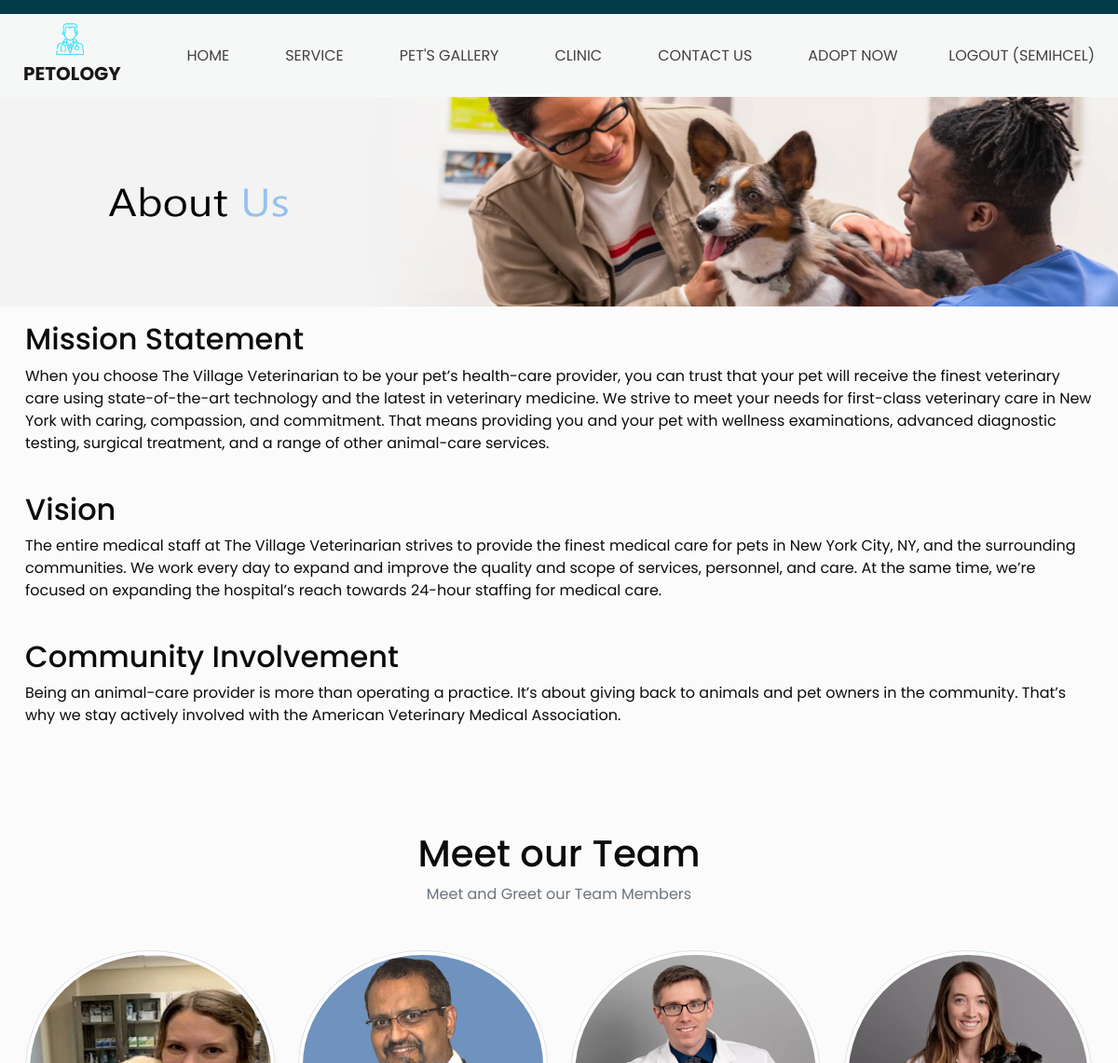
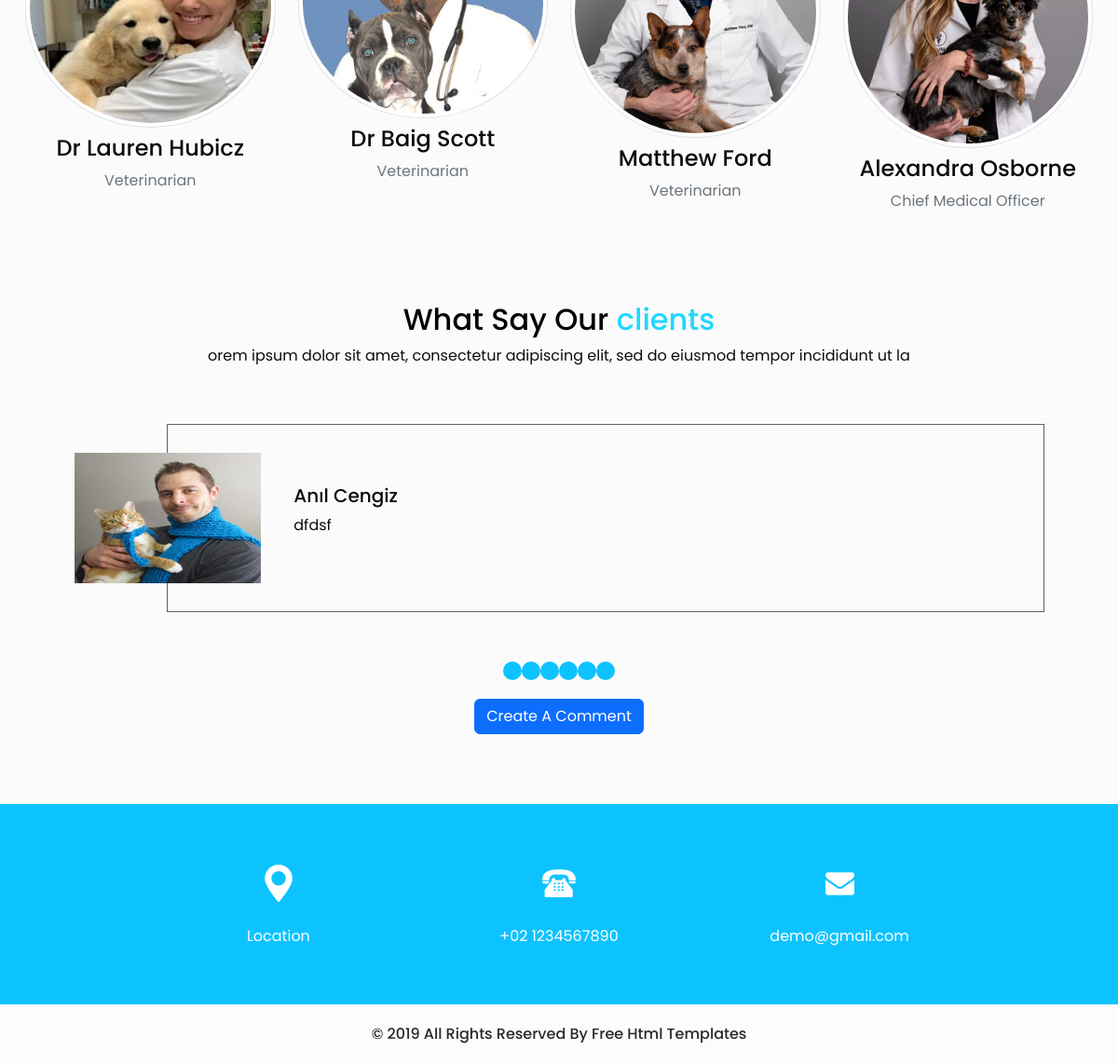
Page /clinic/ (signed in) on the committed database (2 pictures, top to bottom).
### myApp/models.py (models this page shows, shortened)
class Team(models.Model):
    name=models.CharField( max_length=50)
    role=models.CharField( max_length=50)
    image=models.ImageField( upload_to='images/teamimages')

class Comments(models.Model):
    user=models.ForeignKey(User,on_delete=models.CASCADE)
    text=models.CharField(max_length=100)
    def __str__(self):
        return self.text

class CustomUser(models.Model):
    user = models.OneToOneField(get_user_model(), on_delete=models.CASCADE)
    profilePic = models.ImageField(upload_to="images/profilePic")

### myApp/views.py (the view)
# urls.py: path('clinic/',views.clinic,name='clinic'),
def clinic(request):
    team = Team.objects.all()
    comments = Comments.objects.all()
    context = {'team': team, 'comments': comments}
    return render(request, 'clinic.html', context)

### myApp/templates/clinic.html (shortened to what this page needs)
{% extends "base.html" %}
{%load static%}
{% block content %}
  <div class="col-md-12">
  <img src="{% static 'images/aboutUs.png'%}" alt="" class="img-fluid " >
</div>
<div class="container mt-3">
  <h2 ><span>Mission Statement</span></h2>
  <p>When you choose The Village Veterinarian to be your pet’s health-care provider, you can trust that your pet will receive the finest veterinary care using state-of-the-art technology and the latest in veterinary medicine. We strive to meet your needs for first-class veterinary care in New York with caring, compassion, and commitment. That means providing you and your pet with wellness examinations, advanced diagnostic testing, surgical treatment, and a range of other animal-care services. </p>
  <br>
  <h2>Vision</h2>
  <p>The entire medical staff at The Village Veterinarian strives to provide the finest medical care for pets in New York City, NY, and the surrounding communities. We work every day to expand and improve the quality and scope of services, personnel, and care. At the same time, we’re focused on expanding the hospital’s reach towards 24-hour staffing for medical care.</p>
  <br>
  <h2>Community Involvement</h2>
  <p>Being an animal-care provider is more than operating a practice. It’s about giving back to animals and pet owners in the community. That’s why we stay actively involved with the American Veterinary Medical Association. </p>
</div>
<section class="team text-center py-5">
  <div class="container">
    <div class="header my-5">
      <h1>Meet our Team </h1>
      <p class="text-muted">Meet and Greet our Team Members</p>
    </div>
    <div class="row">
      {%for member in team%}
      <div class="col-md-6 col-lg-3">
        <div class="img-block mb-5">
          <img src="{{member.image.url}}" class="img-thumbnail rounded-circle"  width="360" height="345">
          <div class="content mt-2">
            <h4>{{member.name}}</h4>
            <p class="text-muted">{{member.role}}</p>
          </div>
        </div>
      </div>
      {%endfor%}
    </div>
  </div>
</section>
<section class="client_section layout_padding-bottom">
<div class="container">
  <h2 class="custom_heading text-center">
    What Say Our
    <span>
      clients
    </span>
  </h2>
  <p class="text-center">
    orem ipsum dolor sit amet, consectetur adipiscing elit, sed do eiusmod tempor incididunt ut la
  </p>
  <div id="slideshow-container" class="carousel slide" data-ride="carousel">
    <ol class="carousel-indicators">
      {% for i in comments %}
        <li data-target="#slideshow-container" data-slide-to="{{ i }}"{% if i == 0 %} class="active"{% endif %}></li>
      {% endfor %}
    </ol>
    <div class="carousel-inner">
      {% for comment in comments %}
  <div class="carousel-item{% if forloop.first %} active{% endif %}">
    <div class="layout_padding2 pl-100">
      <div class="client_container">
        <div class="img_box">
          <img src="{{ comment.user.customuser.profilePic.url }}"  width="100" height="140" alt="">
        </div>
        <div class="detail_box">
          <h5>
            {{ comment.user.first_name }} {{ comment.user.last_name }}
          </h5>
          <p>
            {{ comment.text }}
          </p>
        </div>
      </div>
    </div>
  </div>
{% endfor %}
    </div>
  </div>
</div>
<center>
  <a href="{% url 'create' %}" class="btn btn-primary mt-5">Create A Comment</a>
</center>
</section>
{%endblock%}

### myApp/templates/partials/header.html (shortened to what this page needs)
{%load static%}
{%block content%}
<header class="header_section">
    <div class="container-fluid">
      <nav class="navbar navbar-expand-lg custom_nav-container ">
        <a class="navbar-brand" href="{% url 'home' %}">
          <img src="{% static 'images/logo.png' %}" alt="">
          <span>
            Petology
          </span>
        </a>
        <div class="collapse navbar-collapse" id="navbarSupportedContent">
          <div class="d-flex mx-auto flex-column flex-lg-row align-items-center">
            <ul class="navbar-nav  ">
              <li class="nav-item active">
                <a class="nav-link" href="{% url 'home' %}">Home</a>
              </li>
              <li class="nav-item">
                <a class="nav-link" href="{% url 'service' %}">service </a>
              </li>
              <li class="nav-item">
                <a class="nav-link" href="{% url 'gallery' %}">Pet's gallery </a>
              </li>
              <li class="nav-item">
                <a class="nav-link" href="{% url 'clinic' %}"> clinic</a>
              </li>
              <li class="nav-item">
                <a class="nav-link" href="{% url 'contact' %}">Contact us</a>
              </li>
              <li class="nav-item">
                <a class="nav-link" href="{% url 'buy' %}"> Adopt now </a>
              </li>
            </ul>
          </div>
          <div class="quote_btn-container  d-flex justify-content-center">
            {% if user.is_authenticated %}
            <a class="nav-link" href="{% url 'logoutaccount'%}"> Logout ({{ user.username }}) </a>
            {% endif %}
            </div>
        </div>
      </nav>
    </div>
  </header>
  {%endblock%}

### myApp/static/css/style.css (style rules this page uses)
body { font-family: "Poppins", sans-serif; color: #0c0c0c; background-color: #ffffff; }
.layout_padding2 { padding: 45px 0; }
.layout_padding-bottom { padding-bottom: 75px; }
.custom_heading { color: #030404; }
.custom_heading span { color: #21d7ff; }
.header_section { background-color: #f6f8f7; padding-top: 15px; }
.header_section .container-fluid { padding-right: 25px; padding-left: 25px; }
.header_section .quote_btn-container a { color: #434242; text-transform: uppercase; }
.custom_nav-container.navbar-expand-lg .navbar-nav .nav-link { padding: 10px 30px; color: #434242; text-align: center; text-transform: uppercase; }
a, a:hover, a:focus { text-decoration: none; }
.btn, .btn:focus { outline: none !important; -webkit-box-shadow: none; box-shadow: none; }
.navbar-brand, .navbar-brand:hover { text-transform: uppercase; font-weight: bold; font-size: 24px; color: #fafcfd; }
.navbar-brand { display: -webkit-box; display: -ms-flexbox; display: flex; -webkit-box-align: center; -ms-flex-align: center; align-items: center; -webkit-box-orient: vertical; -webkit-box-direction: normal; -ms-flex-direction: column; flex-direction: column; }
.navbar-brand img { width: 30px; margin-right: 5px; }
.navbar-brand span { font-size: 20px; font-weight: 700; color: #191919; margin-top: 5px; }
.custom_nav-container { z-index: 99999; padding: 5px 0; }
.carousel-indicators { bottom: -15%; }
.carousel-indicators li { width: 20px; height: 20px; border-radius: 100%; opacity: 1; }
.client_section .pl-100 { padding-left: 100px; }
.client_section .client_container { width: 90%; display: -webkit-box; display: -ms-flexbox; display: flex; margin: 0 auto; border: 1px solid #606060; -webkit-box-align: center; -ms-flex-align: center; align-items: center; padding: 30px 0; }
.client_section .client_container .img_box { width: 200px; margin-left: -100px; }
.client_section .client_container .img_box img { min-width: 100%; }
.client_section .client_container .detail_box { padding: 0 35px; }
.client_section .carousel-indicators li { background-color: #0dc3ff; }
body { background-color: #fbfbfb; }

### myApp/static/css/responsive.css (style rules this page uses)
@media (min-width: 1200px) { .container { max-width: 1170px; } }

### rows in the picture
Team: image (picture), name "Dr Lauren Hubicz", role "Veterinarian"
Team: image (picture), name "Dr Baig Scott", role "Veterinarian"
Team: image (picture), name "Matthew Ford", role "Veterinarian"
Team: image (picture), name "Alexandra Osborne", role "Chief Medical Officer"
Comments: user.customuser.profilePic (picture), user.first_name "Anıl", user.last_name "Cengiz", text "dfdsf"

### other values in the picture
{{ user.username }} "SEMIHCEL"
